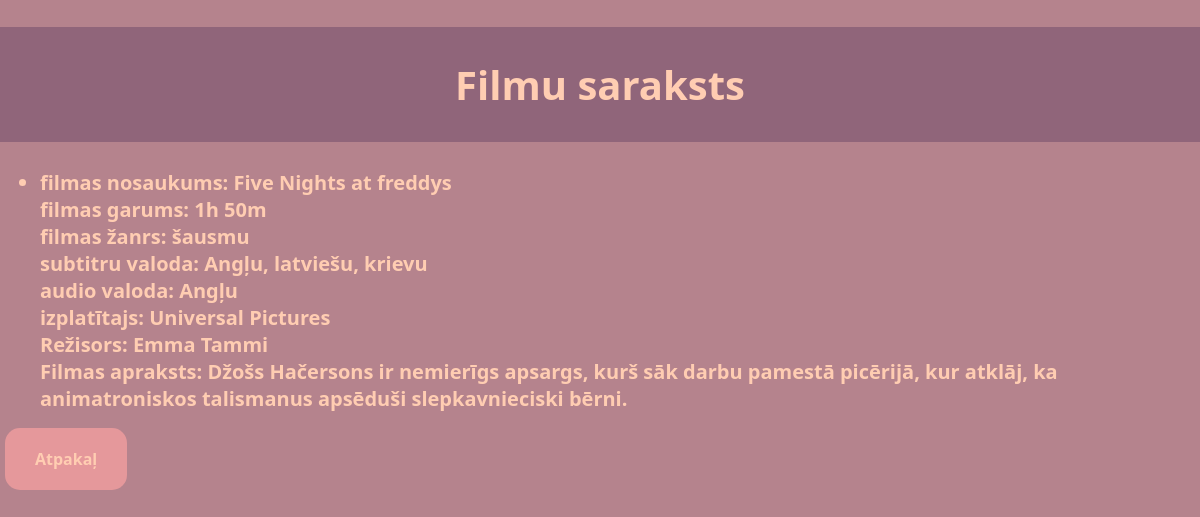
/all_films, run on the app's committed database.
### tables this page shows
CREATE TABLE films (
              id INTEGER PRIMARY KEY AUTOINCREMENT,
              film_name TEXT NOT NULL,
              film_length TEXT NOT NULL,
              film_genre TEXT NOT NULL,
              sub_lang TEXT NOT NULL,
              audio_lang TEXT NOT NULL,
              distributor TEXT NOT NULL,
              director TEXT NOT NULL,
              film_description TEXT NOT NULL);

### main.py (the view)
@app.route('/all_films')
def all_films():
  films = get_all_films()
  return render_template('all_films.html', films=films)

### main.py (called while the page is built)
def get_all_films():
  conn = sqlite3.connect(DATABASE)
  c = conn.cursor()
  c.execute("SELECT * FROM films")
  films = c.fetchall()
  conn.close()
  return films

### templates/all_films.html (shortened to what this page needs)
<!DOCTYPE html>
<html lang="en">
<head>
    <link rel="stylesheet" href="{{ url_for('static', filename='css/allFilms.css') }}">
</head>
<body class="allFilms">
    <h1 class="header">Filmu saraksts</h1>
    <ul>
    {% for films in films %}
        <li>
            filmas nosaukums: {{ films[1] }}<br>
            filmas garums: {{films[2]}}<br>
            filmas žanrs: {{ films[3] }}<br>
            subtitru valoda: {{ films[4] }}<br>
            audio valoda: {{ films[5] }}<br>
            izplatītajs: {{ films[6] }}<br>
            Režisors: {{ films[7] }}<br>
            Filmas apraksts: {{ films[8] }}
        </li>
    {% endfor %}
    </ul>
    <a href="/manage" class="button-link">Atpakaļ</a>
</body>
</html>

### static/css/allFilms.css (style rules this page uses)
.allFilms, body { background-color:#b5838d; font-family:'Segoe UI', Tahoma, Geneva, Verdana, sans-serif; margin:0px; margin-top: 0px; }
.header { padding: 30px; text-align: center; background: #90657a; color: #FFCDB2; font-size: 40px; }
.button-link { display: inline-block; padding: 20px 30px; background-color:#E5989B ; color: #FFCDB2; text-decoration: none; border: 10px, #B5838D; border-radius: 15px; cursor: pointer; transition: background-color 0.3s ease; margin-right: 110px; margin-left: 5px; font-weight:bold }
.allFilms li { font-family:'Segoe UI', Tahoma, Geneva, Verdana, sans-serif; color: #ffcdb2; font-weight:bold; font-size: 20px }

### data on the page
films: film_name "Five Nights at freddys", film_length "1h 50m", film_genre "šausmu", sub_lang "Angļu, latviešu, krievu", audio_lang "Angļu", distributor "Universal Pictures", director "Emma Tammi", film_description "Džošs Hačersons ir nemierīgs apsargs, kurš sāk darbu pamestā picērijā, kur atklāj, ka animatroniskos talismanus apsēduši slepkavnieciski bērni."
